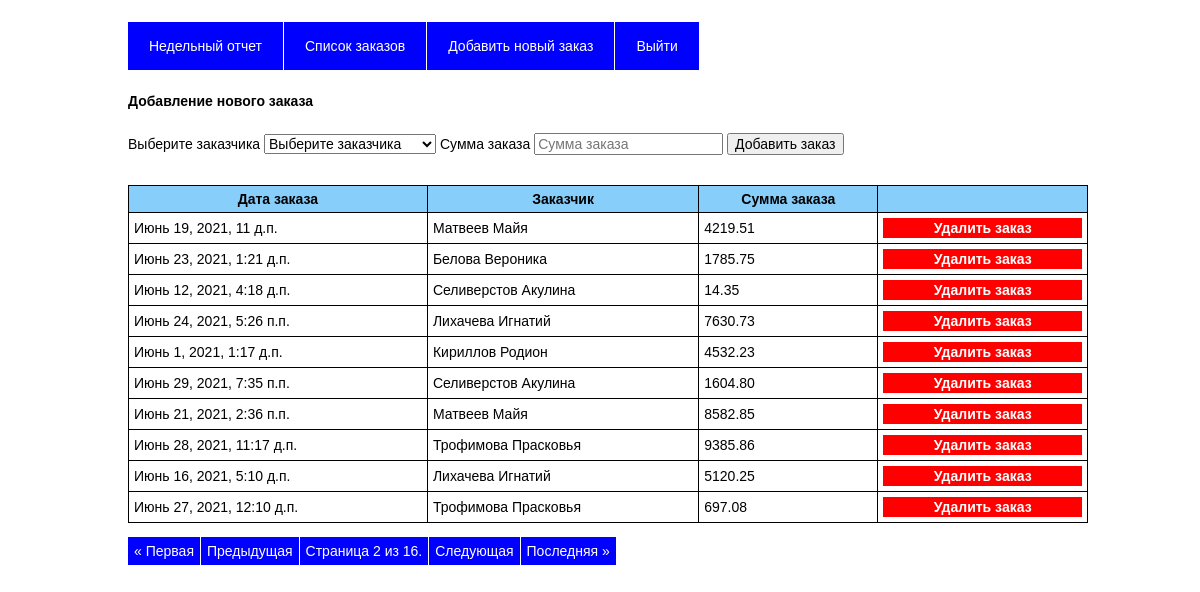
/my_orders/?page=2 (signed in), run on the app's committed database.
### orders/models.py (models this page shows, shortened)
class Order(models.Model):
    client_id = models.ForeignKey(User, on_delete=models.CASCADE, verbose_name='Заказчик', blank=True)
    date_order = models.DateTimeField(verbose_name='Дата заказа')
    total = models.DecimalField(verbose_name='Сумма заказа', decimal_places=2, max_digits=100)
    class Meta:
        verbose_name = 'Заказ'
        verbose_name_plural = 'Заказы'
        ordering = ("-date_order", "id")

### orders/views.py (the view, shortened to what this page needs)
# urls.py: path('my_orders/', views.my_orders, name='my_orders'),
def my_orders(request) -> HttpResponse:
    if not request.user.is_authenticated:
        return redirect('home')
    if not request.user.is_staff:
        return redirect('logout')
    dataOrders: Order = Order.objects.all().order_by('id')
    users: User = User.objects.filter(groups__name='Заказчики').order_by("last_name", "first_name")
    paginator = Paginator(dataOrders, 10)
    page_number = request.GET.get('page')
    page_obj = paginator.get_page(page_number)
    return render(request, 'orders/my_orders.html', {"users": users, 'page_obj': page_obj,
                                                     "data_orders": dataOrders, "active_page":"my_orders"})

### orders/templates/orders/my_orders.html (shortened to what this page needs)
{% extends 'orders/base.html' %}
{% block main %}
<div>
    <h5>Добавление нового заказа</h5>
    <form method="post" action="{% url 'my_orders' %}" name="test">
        <label for="user">Выберите заказчика</label>
        <select id="user" name="user" required>
            <option>Выберите заказчика</option>
        </select>
        <label for="total_order">Сумма заказа</label>
        <input type="number"  step="0.01" placeholder="Сумма заказа" name="total_order" id="total_order" required>
        <input type="submit" value="Добавить заказ">
    </form>
</div>
<div style="margin-top:30px;">
    <table cellpadding="5" cellspacing="10" border="1">
        <thead>
            <tr>
                <th>Дата заказа</th>
                <th>Заказчик</th>
                <th>Сумма заказа</th>
                <th></th>
            </tr>
        </thead>
        <tbody>
            {% for order in page_obj %}
            <tr>
                <td>{{ order.date_order }}</td>
                <td>{{ order.client_id.last_name }} {{ order.client_id.first_name }}</td>
                <td>{{ order.total }}</td>
                <td>
                    <form action="{% url 'my_orders' %}" method="post">
                        <input type="submit" class="btn-delete" value="Удалить заказ">
                    </form>
                </td>
            </tr>
            {% endfor %}
        </tbody>
    </table>
    <div>
        <ul class="pagination">
            {% if page_obj.has_previous %}
            <li><a href="{% url 'my_orders' %}?page=1">&laquo; Первая</a></li>
            <li><a href="{% url 'my_orders' %}?page={{ page_obj.previous_page_number }}">Предыдущая</a></li>
            {% endif %}
            <li><a>Страница {{ page_obj.number }} из {{ page_obj.paginator.num_pages }}.</a></li>
            {% if page_obj.has_next %}
            <li><a href="{% url 'my_orders' %}?page={{ page_obj.next_page_number }}">Следующая</a></li>
            <li><a href="{% url 'my_orders' %}?page={{ page_obj.paginator.num_pages }}">Последняя &raquo;</a></li>
            {% endif %}
        </ul>
    </div>
</div>
{% endblock %}

### orders/templates/orders/base.html (style rules this page uses)
* { font-family: Verdana, Arial, Helvetica, sans-serif; font-size: 14px; }
body { width: 100%; }
.btn-delete { background: red; color: white; border: 1px solid red; width:100%; font-weight: bold }
table { border: 1px solid black; width: 100%; border-collapse: collapse; }
th { background: LightSkyBlue; font-weight: bold; border-bottom: 1px solid black; }
.pagination { list-style: none; width: auto; padding: 0px; }
.pagination li { float: left; margin-right: 1px; }
.pagination li a { display: block; padding: 5px; background: blue; color: white; text-decoration: none; position: relative; border: 1px solid blue; }

### data on the page
Order: date_order "Июнь 19, 2021, 11 д.п.", client_id.last_name "Матвеев", client_id.first_name "Майя", total "4219.51"
Order: date_order "Июнь 23, 2021, 1:21 д.п.", client_id.last_name "Белова", client_id.first_name "Вероника", total "1785.75"
Order: date_order "Июнь 12, 2021, 4:18 д.п.", client_id.last_name "Селиверстов", client_id.first_name "Акулина", total "14.35"
Order: date_order "Июнь 24, 2021, 5:26 п.п.", client_id.last_name "Лихачева", client_id.first_name "Игнатий", total "7630.73"
Order: date_order "Июнь 1, 2021, 1:17 д.п.", client_id.last_name "Кириллов", client_id.first_name "Родион", total "4532.23"
Order: date_order "Июнь 29, 2021, 7:35 п.п.", client_id.last_name "Селиверстов", client_id.first_name "Акулина", total "1604.80"
Order: date_order "Июнь 21, 2021, 2:36 п.п.", client_id.last_name "Матвеев", client_id.first_name "Майя", total "8582.85"
Order: date_order "Июнь 28, 2021, 11:17 д.п.", client_id.last_name "Трофимова", client_id.first_name "Прасковья", total "9385.86"
Order: date_order "Июнь 16, 2021, 5:10 д.п.", client_id.last_name "Лихачева", client_id.first_name "Игнатий", total "5120.25"
Order: date_order "Июнь 27, 2021, 12:10 д.п.", client_id.last_name "Трофимова", client_id.first_name "Прасковья", total "697.08"

### other printed values
{{ page_obj.number }} "2"
{{ page_obj.paginator.num_pages }} "16"
